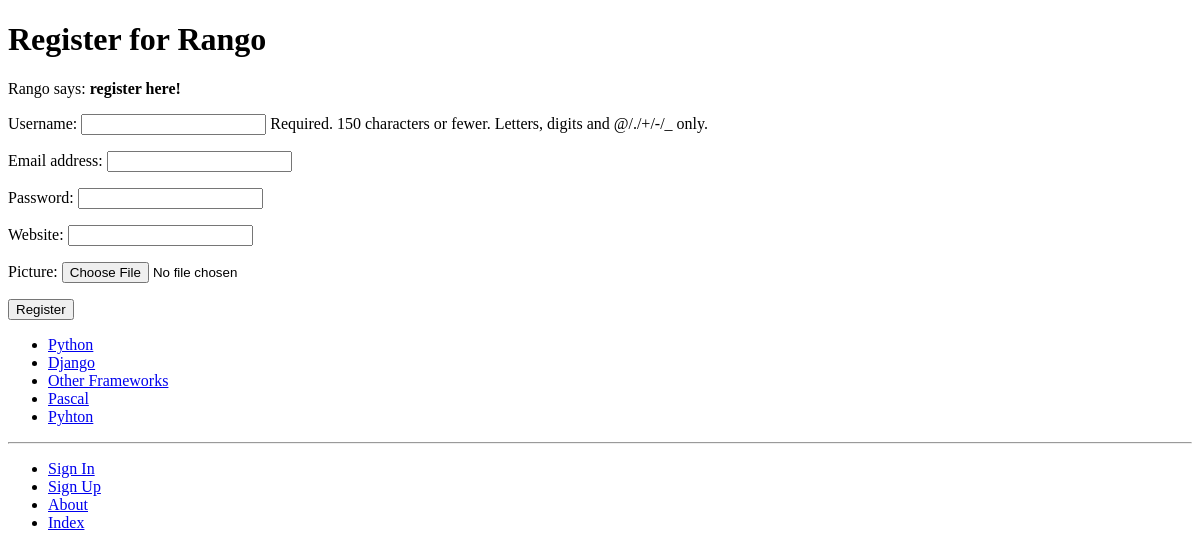
The page /rango/register/ on the database as committed earlier.
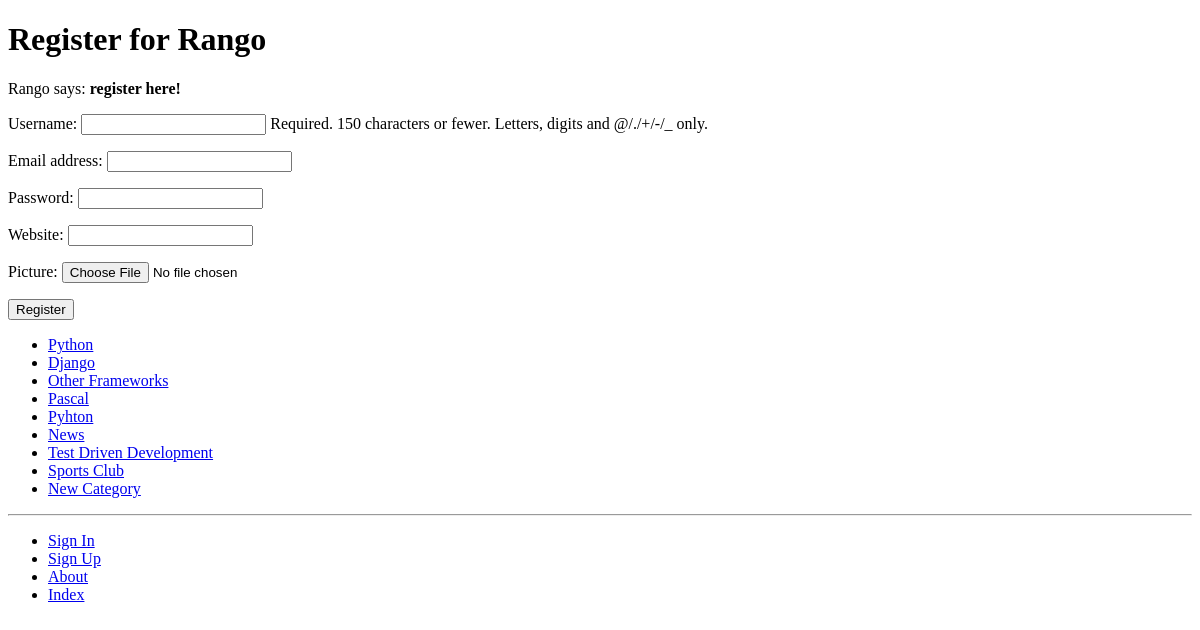
The same page on the database as committed later.
### rango/models.py (models this page shows, shortened)
class Category(models.Model):
    name = models.CharField(max_length=128, unique=True)
    views = models.IntegerField(default=0)
    likes = models.IntegerField(default=0)
    slug = models.SlugField(unique=True)
    class Meta:
        verbose_name_plural = 'Categories'

### rango/views.py (the view)
def register(request):
    registered = False
    if request.method == 'POST':
        user_form = UserForm(data=request.POST)
        profile_form = UserProfileForm(data=request.POST)
        if user_form.is_valid() and profile_form.is_valid():
            user = user_form.save()
            user.set_password(user.password)
            user.save()
            profile = profile_form.save(commit=False)
            profile.user = user
            if 'picture' in request.FILES:
                profile.picture = request.FILES['picture']
            profile.save()
            registered = True
        else:
            print(user_form.errors, profile_form.errors)
    else:
        user_form = UserForm()
        profile_form = UserProfileForm()
    return render(request, 'rango/register.html', {'user_form': user_form,
                                                    'profile_form': profile_form,
                                                    'registered': registered})

### rango/forms.py
class UserForm(forms.ModelForm):
    password = forms.CharField(widget = forms.PasswordInput())
    class Meta:
        model = User
        fields = ('username', 'email', 'password')

class UserProfileForm(forms.ModelForm):
    class Meta:
        model = UserProfile
        fields = ('website', 'picture')

### rango/templatetags/rango_template_tags.py (called while the page is built)
@register.inclusion_tag('rango/cats.html')
def get_category_list(cat=None):
    return {'cats':Category.objects.all(),'act_cat': cat}

### templates/rango/register.html (shortened to what this page needs)
{% extends 'rango/base.html' %}
{% load staticfiles %}
{% block body_block %}
    <h1>Register for Rango</h1>
    {% if registered %}
        Rango says: <strong> thank you for registering!</strong>
        <a href="{% url 'index' %}">Return to the homepage.</a><br />
    {% else %}
        Rango says: <strong>register here!</strong><br />
        <form id="user_form" method="post" action="{% url 'register' %}"
                enctype="multipart/form-data">
                {{ user_form.as_p}}
                {{ profile_form.as_p}}
                <input type="submit" name="submit"  value="Register"/>
        </form>
    {% endif %}
{% endblock %}

### templates/rango/cats.html
 <ul>
    {% if cats %}
        {% for c in cats %}
            {% if c == act_cat %}
            <li>
                <strong>
                <a href="{% url 'show_category' c.slug %}">
                    {{ c.name }}
                </a>
            </strong>
            </li>
            {% else %}
            <li>
                    <a href="{% url 'show_category' c.slug %}">
                            {{ c.name }}
                    </a>
            </li>
            {% endif %}
        {% endfor %}
    {% else %}
            <li>
                <strong>
                    There are no categories present.
                </strong>
            </li>
    {% endif %}
</ul>

Rows that differ between the two databases and show on the page:
added Category: name "News"
added Category: name "Test Driven Development"
added Category: name "Sports Club"
added Category: name "New Category"
